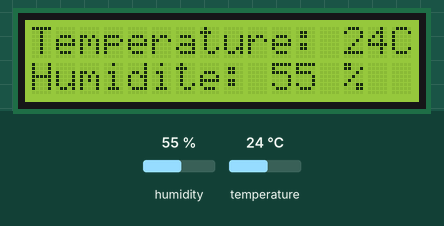
Recording of a sketch running on a simulated Arduino Uno, built with avr-gcc and run on an emulated ATmega328P. On the bench: 16×2 character LCD. The test bench sets the inputs (shaded band); at power-on: humidity 55 %, temperature 24 °C. What the sketch prints to the serial monitor is not drawn.

Above: at 3.3 s.
3.4 s: humidity set to 22 %
At 5.6 s:
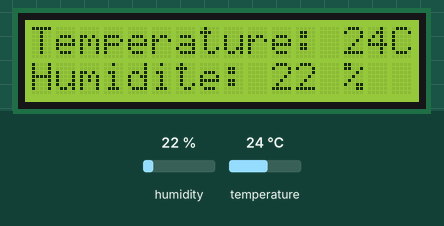
6.1 s: temperature set to 12 °C
At 6.8 s:
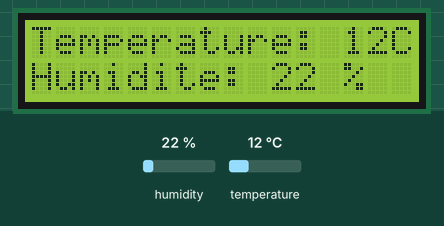
8.8 s: humidity set to 40 %
At 11.6 s:
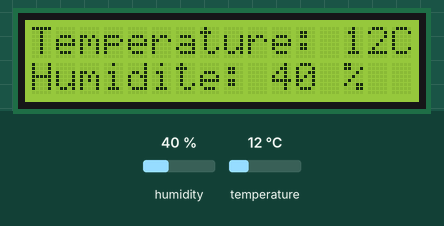
11.9 s: temperature set to 19 °C
At 12.9 s:
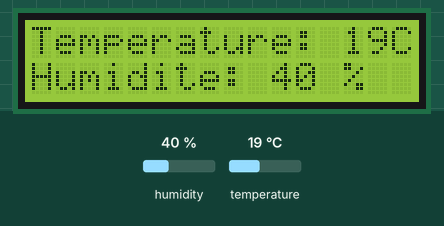
Timing chart, 0 to 14.9 s (numbered marks = the images above; inputs shaded):
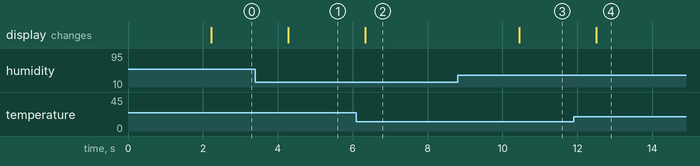

The sketch:

dht11withi2CV1.ino
```cpp
//DHT11 Sensor:
#include "DHT.h"
#define DHTPIN 8     // what digital pin we're connected to
#define DHTTYPE DHT11   // DHT 11

DHT dht(DHTPIN, DHTTYPE);


//I2C LCD:
#include <Wire.h> // Comes with Arduino IDE
#include <LiquidCrystal_I2C.h>

// Set the LCD I2C address
LiquidCrystal_I2C lcd(0x3F, 16, 2); // set the LCD address to 0x3F for a 16 chars and 2 line display


void setup() {
  Serial.begin(9600);
  lcd.begin(16, 2);
  Serial.println("Test Humidité et Temperature par Mr Abdellatif M 2019");
  lcd.init(); // initialize the lcd
  // Print a message to the LCD.
  lcd.backlight();
  lcd.setCursor(0, 0);
  lcd.print("Capteur DHT11");
  lcd.setCursor(1, 1);
  lcd.print("Humidite/temperature");
  delay(2000);//Wait 5 seconds before accessing sensor again.
  dht.begin();
}

void loop() {
  // Reading temperature or humidity takes about 250 milliseconds!
  // Sensor readings may also be up to 2 seconds 'old' (its a very slow sensor)
  int h = dht.readHumidity();
  int t = dht.readTemperature();

  lcd.clear();
  // set the cursor to (0,0):
  lcd.setCursor(0, 0);
  // print from 0 to 9:

  lcd.print("Temperature: ");
  lcd.print(t);
  lcd.print("C");

  // set the cursor to (16,1):
  lcd.setCursor(0, 1);
  lcd.print("Humidite: ");
  lcd.print(h);
  lcd.print(" % ");

  Serial.print("Température: ");
  Serial.print(t);
  Serial.print("C, Humidité: ");
  Serial.print(h);
  Serial.println(" %  ");
  delay(2000);//Wait 5 seconds before accessing sensor again.
}
```

Measured:
- after the input at 3.4 s, the display: changes after 0.87 s (image 1)
- after the input at 6.1 s, the display: changes after 0.23 s (image 2)
- after the input at 8.8 s, the display: changes after 1.6 s (image 3)
- after the input at 11.9 s, the display: changes after 0.60 s (image 4)
